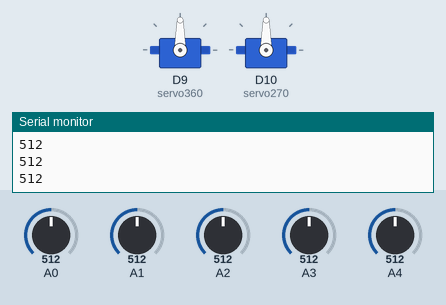
Recording of a sketch running on a simulated Arduino MKR. Shown: 2 × servo, the last lines printed to the serial monitor. The test bench sets the inputs (shaded band); at power-on: A0 = 512, A1 = 512, A2 = 512, A3 = 512, A4 = 512. WiFi joins after 1.5 s; servers stay silent unless stated.

Above: at 9.7 s.
9.8 s: A0 set to 528
At 10.2 s:
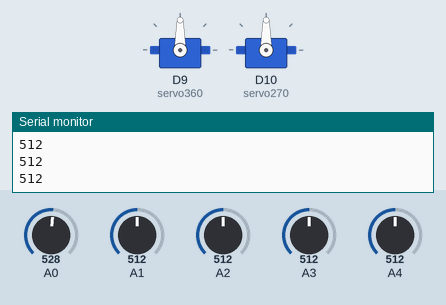
12.8 s: A1 set to 523
At 12.8 s:
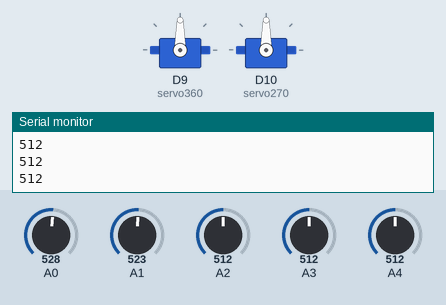
14.3 s: A2 set to 529
At 14.63 s:
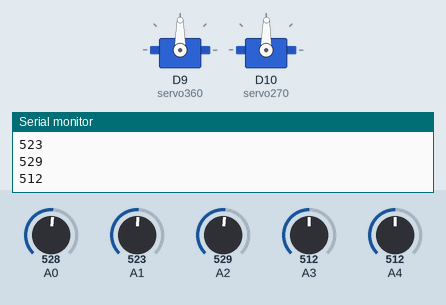
17.3 s: A0 set to 716
At 17.48 s:
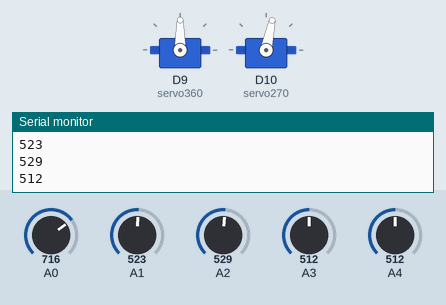
20.3 s: A1 set to 992
23.3 s: A1 set to 306
Timing chart, 0 to 30.9 s (numbered marks = the images above; inputs shaded):
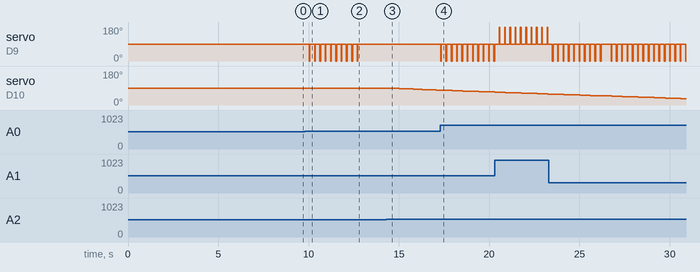

The sketch:

solarLearningDevice.ino
```cpp
#include <Servo.h>
#include <WiFiNINA.h>
#include "secrets.h"
#include "ThingSpeak.h"

// Website variables
char ssid[] = SECRET_SSID;   // network SSID
char pass[] = SECRET_PASS;   // network password
int keyIndex = 0;
WiFiClient  client;
unsigned long myChannelNumber = SECRET_CH_ID;
const char * myWriteAPIKey = SECRET_WRITE_APIKEY;
int delayLoops = 64;

// Solar tracking variables
Servo servo270;  // create servo object to control a servo
Servo servo360;
bool facingSun = true;
int pos270 = 90;    // variable to store the servo position
int pLeft = 0;
int pRight = 0;
int pTop = 0;
int pBottom = 0;
int leftAvg = 0;
int rightAvg = 0;
int topAvg = 0;
int bottomAvg = 0;
int tempLeft = 0;
int tempRight = 0;
int tempTop = 0;
int tempBottom = 0;
int jitter = 10;
int xaccuracy = 5;
int yaccuracy = 5;
float voltage = 0.0;
float R1 = 78000.0; // 78kohm
float R2 = 20000.0; // 20kohm
float reading = 0.0;

void setup() {
  // website
  if (WiFi.status() == WL_NO_MODULE) {
    Serial.println("Communication with WiFi module failed!");
    // don't continue
    while (true);
  }

  String fv = WiFi.firmwareVersion();
  if (fv != "1.0.0") {
    Serial.println("Please upgrade the firmware");
  }
  ThingSpeak.begin(client);  //Initialize ThingSpeak

  // solar tracking
  servo360.attach(9);
  servo270.attach(10);  // attaches the servo on pin 9 to the servo object
  servo270.write(pos270);
  delay(2000); // give time for it to get to atrating position
  Serial.begin(9600);

  // Connect to WiFi
  if(WiFi.status() != WL_CONNECTED){
    Serial.print("Attempting to connect to SSID: ");
    Serial.println(SECRET_SSID);
    while(WiFi.status() != WL_CONNECTED){
      WiFi.begin(ssid, pass); // Connect to WPA/WPA2 network
      Serial.print(".");
      delay(5000);
    }
    Serial.println("\nConnected.");
  }
}

void loop() {
  // solar tracking
  reading = 0;
  leftAvg = 0;
  rightAvg = 0;
  topAvg = 0;
  bottomAvg = 0;
  for(int i=0; i<delayLoops; i++) {
    reading += analogRead(A4);
    facingSun = true;

    tempLeft = 0;
    tempRight = 0;
    tempTop = 0;
    tempBottom = 0;
    for (int i=0; i<jitter; i++) {
      tempLeft += analogRead(A0);
      tempRight += analogRead(A1);
      tempTop += analogRead(A2);
      tempBottom += analogRead(A3);
    }
    pLeft = tempLeft / jitter;
    pRight = tempRight / jitter;
    pTop = tempTop / jitter;
    pBottom = tempBottom / jitter;

    leftAvg += pLeft;
    rightAvg += pRight;
    topAvg += pTop;
    bottomAvg += pBottom;

    Serial.println(pLeft);
    Serial.println(pRight);
    Serial.println(pTop);
    Serial.println(pBottom);
    Serial.println();

    if ((pLeft - pRight) > xaccuracy) {
      servo360.write(0);
      delay(40);
      servo360.write(90);
    }
    else if ((pRight - pLeft) > xaccuracy) {
      servo360.write(180);
      delay(40);
      servo360.write(90);
    }

    if ((pTop - pBottom) > yaccuracy) {
      if (pos270 < 180) {
        pos270 -= 1;
      }
      facingSun = false;
      servo270.write(pos270);
    }
    else if ((pBottom - pTop) > yaccuracy) {
      if (pos270 > 0) {
        pos270 += 1;
      }
      facingSun = false;
      servo270.write(pos270);
    }


    delay(250);
  }

  // voltage sensor reading
  reading = reading / delayLoops;
  voltage = (reading * 5)/1024;
  voltage = voltage / (R2/(R2+R1));

  leftAvg = leftAvg/delayLoops;
  rightAvg = rightAvg/delayLoops;
  topAvg = topAvg/delayLoops;
  bottomAvg = bottomAvg/delayLoops;

  // Write to ThingSpeak
  ThingSpeak.setField(1, voltage);
  ThingSpeak.setField(2, leftAvg);
  ThingSpeak.setField(3, rightAvg);
  ThingSpeak.setField(4, topAvg);
  ThingSpeak.setField(5, bottomAvg);
  ThingSpeak.setField(6, facingSun);
  int x = ThingSpeak.writeFields(myChannelNumber, myWriteAPIKey);
  if(x == 200){
    Serial.println("Channel update successful.");
  }
  else{
    Serial.println("Problem updating channel. HTTP error code " + String(x));
  }
}
```

secrets.h
```cpp
// Use this file to store all of the private credentials
// and connection details

#define SECRET_SSID "KambLaptop"
#define SECRET_PASS "Password!"

#define SECRET_CH_ID 1310828
#define SECRET_WRITE_APIKEY "0GOPHKIPW6BU1UCF"
```

Measured:
- the behaviour switches between 517 and 518 on A0 (found by bisection; images 0 and 1)
- the behaviour switches between 522 and 523 on A1 (found by bisection; images 1 and 2)
- after the input at 9.8 s, servo on D9 (servo360): alternates 90° for 0.25 s and 0° for 0.04 s, starting after 0.24 s
- after the input at 12.8 s, servo on D9 (servo360): stops changing and stays 90°
- after the input at 14.3 s, servo on D10 (servo270): moves from 90° to 79° over 2.5 s, starting after 0.21 s
- after the input at 17.3 s, servo on D9 (servo360): alternates 90° for 0.25 s and 0° for 0.04 s, starting at once
